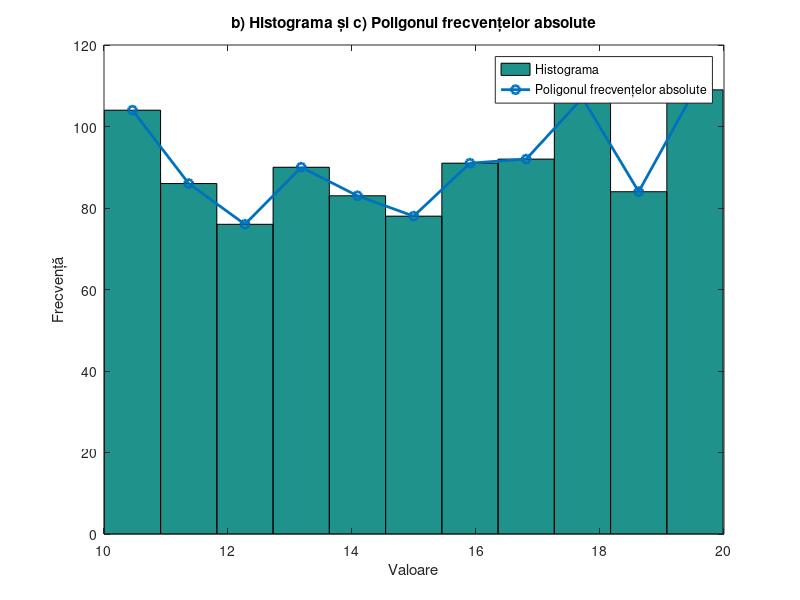

The MATLAB source for this figure:
% Parametrii de intrare
a = 10;
b = 20;
N = 1000;

% 1. Generare de numere aleatoare ce urmează distribuția uniformă
x = a + (b - a) * rand(N, 1);

% 2. Sortare
x = sort(x);

% 3. Calcul xmin și xmax
xmin = min(x);
xmax = max(x);

% 4. Calcul număr de clase folosind regula lui Sturges
n = fix(1 + 10/3 * log10(N));

% 5. Lungimea claselor
d = (xmax - xmin) / n;

% 6. Extremitățile claselor
class_limits = xmin + (0:n) * d;

% 7a. Frecvențele absolute și mijloacele claselor
[f, middle] = hist(x, n);

% 7b. Calculul frecvențelor relative
relative_frequencies = f / N;

% 8. Afisare tabel sistematizat
fprintf('Nr.   Clasa             Frecventa absoluta   Mijlocul clasei   Frecventa relativa\n');
for i = 1:n
    fprintf('%d    [%.2f, %.2f)      %d                     %.2f              %.4f\n', i, class_limits(i), class_limits(i+1), f(i), middle(i), relative_frequencies(i));
end

% 9. Reprezentare grafică
figure;
hist(x, n); % Histograma frecvențelor absolute
hold on;
plot(middle, f, '-o', 'LineWidth', 2); % Poligonul frecvențelor absolute
title('b) Histograma și c) Poligonul frecvențelor absolute');
xlabel('Valoare');
ylabel('Frecvență');
legend('Histograma', 'Poligonul frecvențelor absolute');

% 10. Media aritmetică, geometrică și armonică
mean_arithmetic = mean(x);
mean_geometric = geomean(x);
mean_harmonic = harmmean(x);

fprintf('\nd1) Media aritmetică: %.2f\n', mean_arithmetic);
fprintf('d2) Media geometrică: %.2f\n', mean_geometric);
fprintf('d3) Media armonică: %.2f\n', mean_harmonic);

% 11. Mediana
median_value = median(x);
fprintf('e) Mediana: %.2f\n', median_value);

% 12. Modul
[~, i] = max(f);
mod_value = middle(i);
fprintf('f) Modul: %.2f\n', mod_value);

% 13. Cuartilele
quartiles = prctile(x, [25 50 75]);
fprintf('g1) Cuartila inferioară (Q1): %.2f\n', quartiles(1));
fprintf('g2) Mediana (Q2): %.2f\n', quartiles(2));
fprintf('g3) Cuartila superioară (Q3): %.2f\n', quartiles(3));

% 14. Dispersia și abaterea standard
variance_value = var(x);
std_dev = std(x);

fprintf('h1) Dispersia: %.2f\n', variance_value);
fprintf('h2) Abaterea standard: %.2f\n', std_dev);

% 15. Momentele centrate de ordin 1, 2, 3 și 4
for k = 1:4
    fprintf("i%d) Momentul de ordin %d: %.2f\n", k, k, moment(x, k));
end
